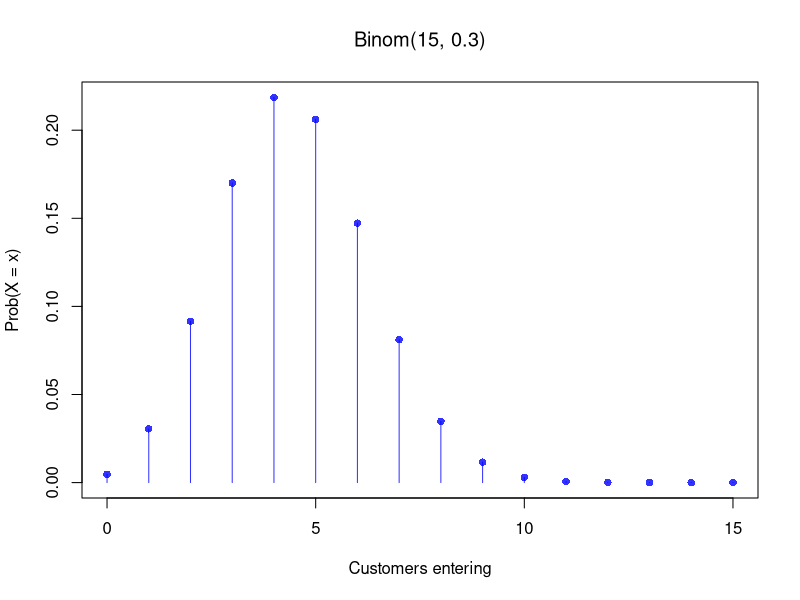
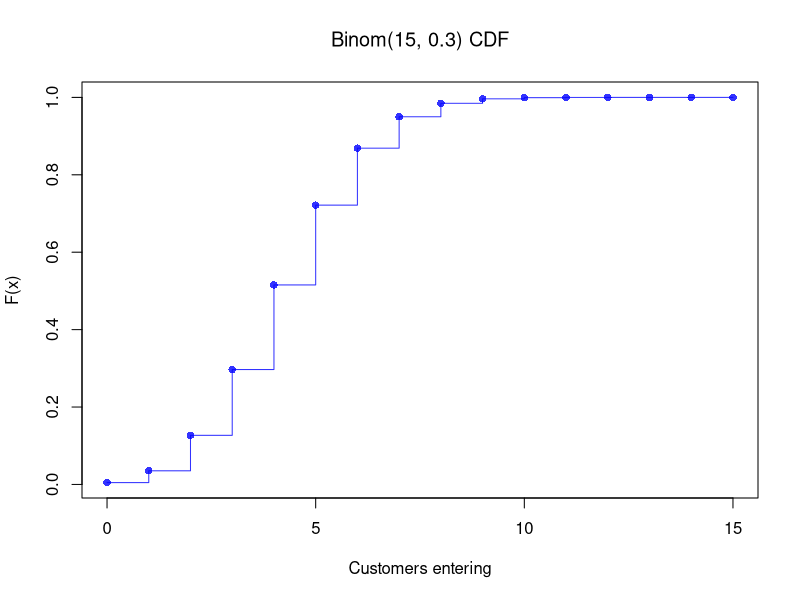
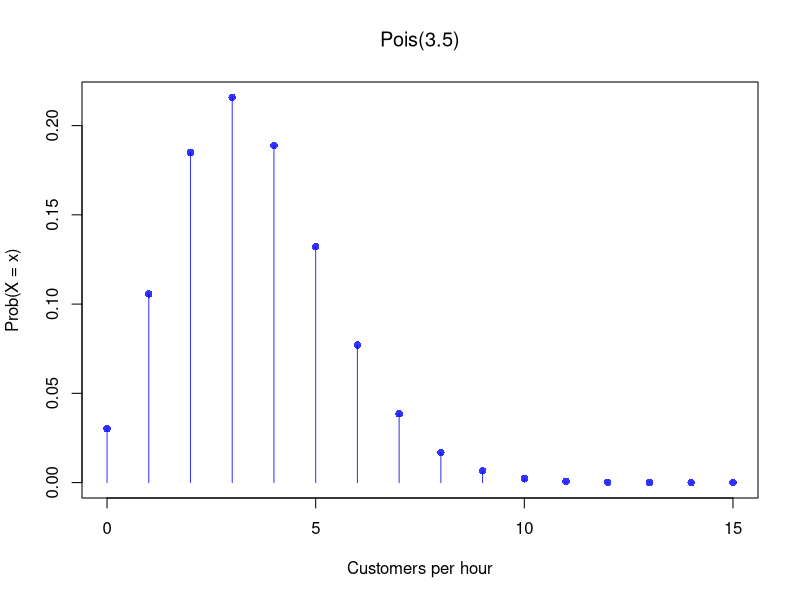
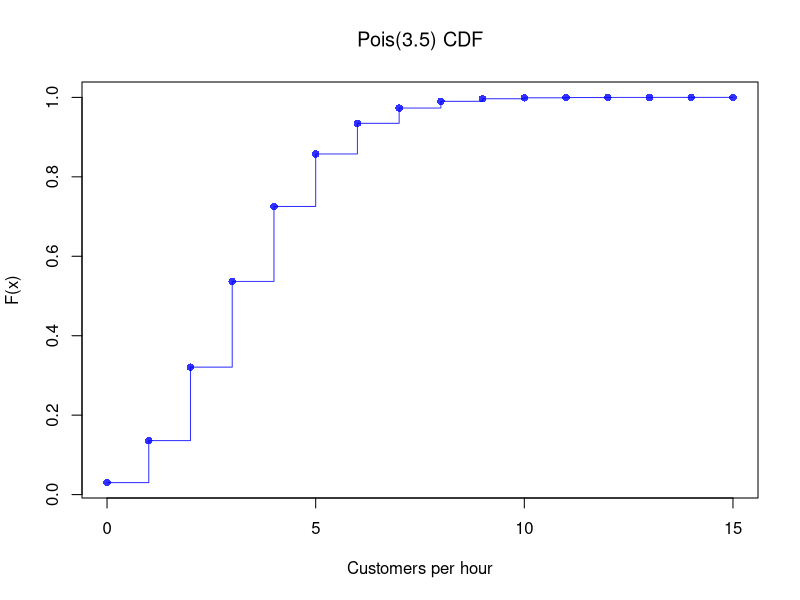
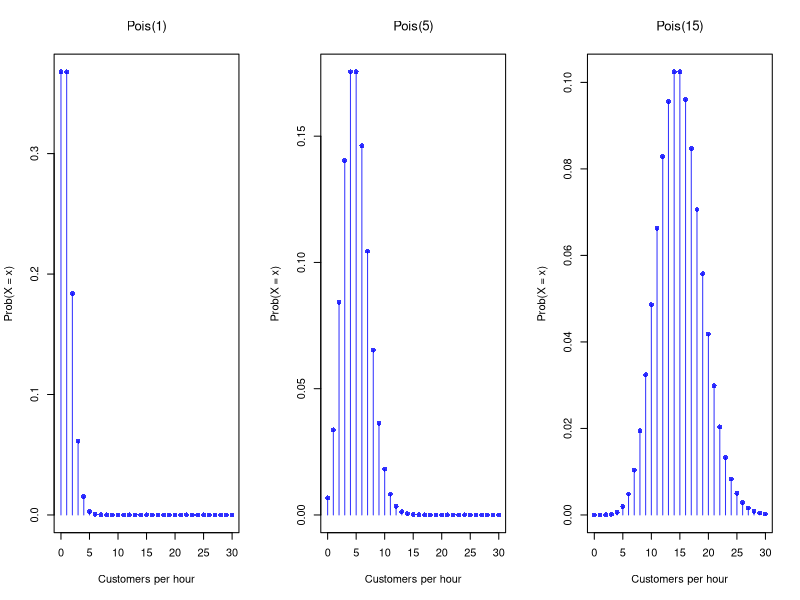
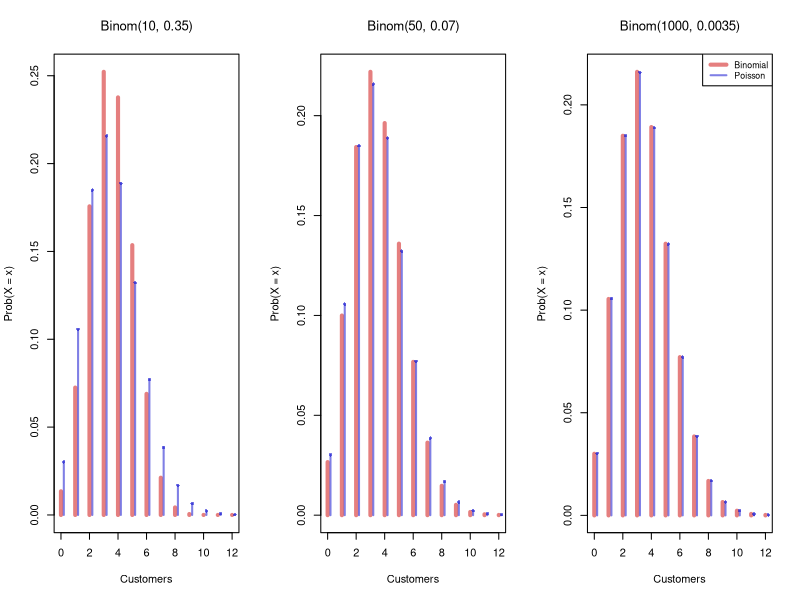
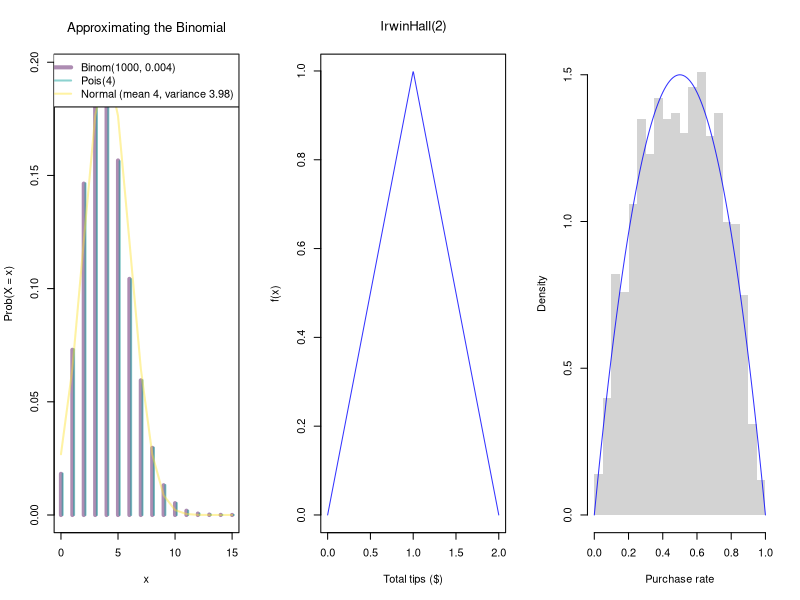
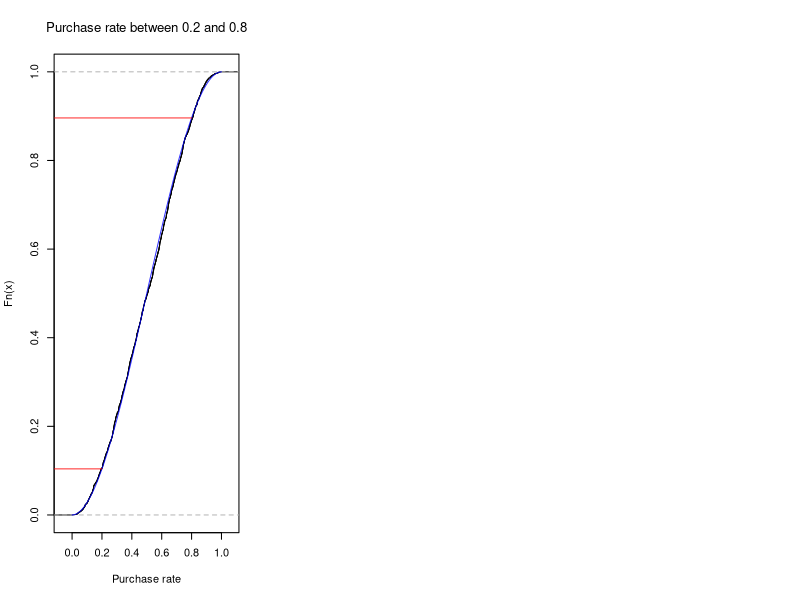

Generate these figures, in order, with R:
## ---- chunk 1
## Store: 15 passers-by, 30% chance each enters
n <- 15
p <- 0.3

# PMF plot
x <- seq(0, n)
f_x <- dbinom(x, n, p)
plot(x, f_x, type = 'h', col = rgb(0, 0, 1, .8),
    main=NA, xlab = 'Customers entering', ylab = 'Prob(X = x)')
title(bquote(paste('Binom(', .(n), ', ', .(p), ')')), font.main=1)
points(x, f_x, pch = 16, col = rgb(0, 0, 1, .8))

## Theoretical CDF
F_x <- pbinom(x, n, p)
plot(x, F_x, type='s', col=rgb(0, 0, 1, .8),
    xlab = 'Customers entering', ylab = 'F(x)', main=NA)
points(x, F_x, pch=16, col=rgb(0, 0, 1, .8))
title(bquote(paste('Binom(', .(n), ', ', .(p), ') CDF')), font.main=1)
## ---- chunk 2
# Individual terms
x <- c(0, 1, 2)
px <- dbinom(x, size=20, prob=0.05)
round(px, 2)

# CDF: Prob(X <= 2)
pbinom(2, size=20, prob=0.05)
## ---- chunk 3
n <- 8
p <- 0.3
x_sim <- rbinom(1000, n, p)
## ---- chunk 4
# Compare empirical simulation vs theoretical
n <- 2
p <- 3/4
x_sim <-  rbinom(1000, size=n, prob=p)

# Mean
c(empirical = mean(x_sim), theoretical = n*p)

# Variance
c(empirical  = var(x_sim),  theoretical  = n*p*(1-p))
## ---- chunk 5
## Store: lambda = 3.5 customers per hour
lambda <- 3.5

# PMF plot
x <- seq(0, 15)
f_x <- dpois(x, lambda)
plot(x, f_x, type='h', col=rgb(0, 0, 1, .8),
     xlab = 'Customers per hour', ylab = 'Prob(X = x)', main=NA)
points(x, f_x, pch = 16, col = rgb(0, 0, 1, .8))
title(bquote(paste('Pois(', .(lambda), ')')), font.main=1)

# CDF plot
F_x <- ppois(x, lambda)
plot(x, F_x, type='s', col=rgb(0, 0, 1, .8),
    xlab = 'Customers per hour', ylab = 'F(x)', main=NA)
points(x, F_x, pch=16, col=rgb(0, 0, 1, .8))
title(bquote(paste('Pois(', .(lambda), ') CDF')), font.main=1)
## ---- chunk 6
# Compare empirical simulation vs theoretical
lambda <- 3.5
x_sim <- rpois(1e4, lambda)
c(emp_mean = mean(x_sim), th_mean = lambda)
c(emp_var  = var(x_sim),  th_var  = lambda)
## ---- chunk 7
# Prob(X > 7)
1 - ppois(7, lambda=4.5)

# Verify: sum the PMF from 0 to 7
sum(dpois(0:7, lambda=4.5))
## ---- chunk 8
# Shape varies with lambda
par(mfrow=c(1, 3))
for(lam in c(1, 5, 15)) {
    x <- seq(0, 30)
    f_x <- dpois(x, lam)
    plot(x, f_x, type='h', col=rgb(0, 0, 1, .8),
        xlab = 'Customers per hour', ylab = 'Prob(X = x)', main=NA)
    points(x, f_x, pch=16, col=rgb(0, 0, 1, .8))
    title(bquote(paste('Pois(', .(lam), ')')), font.main=1)
}
## ---- chunk 9
# Binomial approaches Poisson as n grows
lambda <- 3.5
x <- seq(0, 12)
f_pois <- dpois(x, lambda)

par(mfrow=c(1, 3))
for(n in c(10, 50, 1000)) {
    f_binom <- dbinom(x, size=n, prob=lambda/n)
    comp_cols <- c(rgb(.8, 0, 0, .5), rgb(0, 0, .8, .5))
    plot(x, f_binom, type='h', col=comp_cols[1], lwd=4,
        xlab='Customers', ylab='Prob(X = x)', main=NA)
    points(x + 0.2, f_pois, type='h', col=comp_cols[2], lwd=2)
    points(x + 0.2, f_pois, pch=16, col=comp_cols[2], cex=0.7)
    title(bquote(paste('Binom(', .(n), ', ', .(round(lambda/n, 4)), ')')), font.main=1)
}
legend('topright', c('Binomial', 'Poisson'),
    col=comp_cols, lwd=c(4, 2), cex=0.8)
## ---- chunk 10
# Binom(1000, 0.004) vs Pois(4) vs Normal with mean 4 and variance 3.98.
n <- 1000
p <- 0.004
x <- seq(0, 15)
f_binom <- dbinom(x, size=n, prob=p)
f_pois  <- dpois(x, lambda=n*p)
f_norm  <- dnorm(x, mean=n*p, sd=sqrt(n*p*(1-p)))

approx_cols <- hcl.colors(3, alpha=.45)
plot(x, f_binom, type='h', col=approx_cols[1], lwd=4,
    xlab='x', ylab='Prob(X = x)',
    main=NA)
title('Approximating the Binomial', font.main=1)
points(x + 0.15, f_pois, type='h', col=approx_cols[2], lwd=2)
lines(x, f_norm, col=approx_cols[3], lwd=2)
legend('topright',
    c('Binom(1000, 0.004)', 'Pois(4)', 'Normal (mean 4, variance 3.98)'),
    col=approx_cols, lwd=c(4, 2, 2))
## ---- chunk 11
## Tip jar: total tips from n customers, each Uniform(0, 1)
# Irwin-Hall PDF function
dirwinhall <- function(x, n) {
    f_x <- rep(NA, length(x))
    for(i in seq(x)) {
        xx <- x[i]
        if(xx < 0 | xx > n){
            f_x[i] <- 0
        } else {
            k <- seq(0, floor(xx))
            f_k <- sum((-1)^k*choose(n, k)*(xx-k)^(n-1))/factorial(n-1)
            f_x[i] <- f_k
        }
    }
    return(f_x)
}

# Two customers
n <- 2
x <- seq(0, n, length.out = 500)

# Compute and plot PDF
f_x <- dirwinhall(x, n)
plot(x, f_x, type='l', col=rgb(0, 0, 1, .8),
    main=NA, xlab = 'Total tips ($)', ylab = 'f(x)')
title(bquote(paste('IrwinHall(', .(n), ')')), font.main=1)
## ---- chunk 12
## Daily purchase rate: Beta(2, 2)
x4_hat <- rbeta(2000, 2, 2)
hist(x4_hat, breaks=20, border=NA, main=NA, freq=FALSE,
    xlab='Purchase rate')

x <- seq(0, 1, by=.01)
fx <- dbeta(x, 2, 2)
lines(x, fx, col=rgb(0, 0, 1, .8))
## ---- chunk 13
plot(ecdf(x4_hat), main=NA,
    xlab='Purchase rate') # Empirical

x <- seq(0, 1, by=.01) # Theoretical
Fx <- pbeta(x, 2, 2)
lines(x, Fx, col=rgb(0, 0, 1, .8))

# Middle Interval Example
F2 <- pbeta(0.2, 2, 2)
F8 <- pbeta(0.8, 2, 2)
F_2_8 <- F8 - F2
F_2_8

# Visualize
title('Purchase rate between 0.2 and 0.8', font.main=1)
segments(0.2, F2, -1, F2, col=rgb(1, 0, 0, .8))
segments(0.8, F8, -1, F8, col=rgb(1, 0, 0, .8))
## ---- chunk 14
#| fig-width: 8
#| fig-height: 6
op <- par(no.readonly = TRUE); on.exit(par(op), add = TRUE)
x <- seq(0, 1, by=.01)
pars <- expand.grid(c(.5, 1, 2), c(.5, 1, 2))
par(mfrow=c(3, 3))
apply(pars, 1, function(p){
    fx <- dbeta(x, p[1], p[2])
    plot(x, fx, type='l', xlim=c(0, 1), ylim=c(0, 4), lwd=2, col=rgb(0, 0, 1, .8),
        xlab='Purchase rate', ylab='f(x)', main=NA)
})
title('Beta densities', outer=TRUE, line=-1, font.main=1)
## ---- chunk 15
# Simulation verification
set.seed(123)
x <- seq(1, 6)
rolls <- sample(x, 1e6, replace = TRUE)
A <- rolls > 2
B <- rolls %% 2 == 0
P_AcondB <- mean(A & B) / mean(B)
round(P_AcondB, 3)
## ---- chunk 16
# Simulation verification
set.seed(123)
rolls <- sample(seq(1, 6), 1e6, replace=TRUE)
A <- rolls > 2
B <- rolls %% 2 == 0
# Prob(B | A)
mean(B[A])
## ---- chunk 17
# Simulation verification
set.seed(42)
n <- 1e6
supplier <- sample(c('A', 'B'), n, replace=TRUE, prob=c(0.6, 0.4))
defect_rate <- ifelse(supplier == 'A', 0.03, 0.05)
defective <- runif(n) < defect_rate

# Prob(A | D)
mean(supplier[defective] == 'A')
